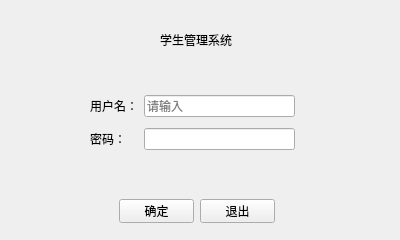
<?xml version="1.0" encoding="UTF-8"?>
<ui version="4.0">
 <class>Page_Login</class>
 <widget class="QWidget" name="Page_Login">
  <property name="geometry">
   <rect>
    <x>0</x>
    <y>0</y>
    <width>400</width>
    <height>240</height>
   </rect>
  </property>
  <property name="minimumSize">
   <size>
    <width>400</width>
    <height>240</height>
   </size>
  </property>
  <property name="maximumSize">
   <size>
    <width>400</width>
    <height>240</height>
   </size>
  </property>
  <property name="windowTitle">
   <string>Login</string>
  </property>
  <property name="windowIcon">
   <iconset>
    <normaloff>birds.png</normaloff>birds.png</iconset>
  </property>
  <property name="toolTip">
   <string>这是登录窗口</string>
  </property>
  <widget class="QLabel" name="lb_title">
   <property name="geometry">
    <rect>
     <x>160</x>
     <y>10</y>
     <width>72</width>
     <height>60</height>
    </rect>
   </property>
   <property name="minimumSize">
    <size>
     <width>0</width>
     <height>60</height>
    </size>
   </property>
   <property name="maximumSize">
    <size>
     <width>16777215</width>
     <height>60</height>
    </size>
   </property>
   <property name="text">
    <string>学生管理系统</string>
   </property>
   <property name="alignment">
    <set>Qt::AlignCenter</set>
   </property>
  </widget>
  <widget class="QWidget" name="widget" native="true">
   <property name="geometry">
    <rect>
     <x>110</x>
     <y>190</y>
     <width>174</width>
     <height>35</height>
    </rect>
   </property>
   <property name="maximumSize">
    <size>
     <width>16777215</width>
     <height>40</height>
    </size>
   </property>
   <widget class="QPushButton" name="btn_login">
    <property name="geometry">
     <rect>
      <x>9</x>
      <y>9</y>
      <width>75</width>
      <height>24</height>
     </rect>
    </property>
    <property name="text">
     <string>确定</string>
    </property>
   </widget>
   <widget class="QPushButton" name="btn_exit">
    <property name="geometry">
     <rect>
      <x>90</x>
      <y>9</y>
      <width>75</width>
      <height>24</height>
     </rect>
    </property>
    <property name="text">
     <string>退出</string>
    </property>
   </widget>
  </widget>
  <widget class="QWidget" name="widget_2" native="true">
   <property name="geometry">
    <rect>
     <x>90</x>
     <y>90</y>
     <width>205</width>
     <height>66</height>
    </rect>
   </property>
   <layout class="QGridLayout" name="gridLayout">
    <item row="1" column="1">
     <widget class="QLineEdit" name="le_password">
      <property name="maxLength">
       <number>15</number>
      </property>
      <property name="echoMode">
       <enum>QLineEdit::Password</enum>
      </property>
     </widget>
    </item>
    <item row="1" column="0">
     <widget class="QLabel" name="lb2">
      <property name="text">
       <string>密码：</string>
      </property>
      <property name="alignment">
       <set>Qt::AlignLeading|Qt::AlignLeft|Qt::AlignVCenter</set>
      </property>
     </widget>
    </item>
    <item row="0" column="0">
     <widget class="QLabel" name="lb1">
      <property name="text">
       <string>用户名：</string>
      </property>
     </widget>
    </item>
    <item row="0" column="1">
     <widget class="QLineEdit" name="le_username">
      <property name="maxLength">
       <number>8</number>
      </property>
      <property name="placeholderText">
       <string>请输入</string>
      </property>
     </widget>
    </item>
   </layout>
  </widget>
 </widget>
 <resources/>
 <connections/>
</ui>
